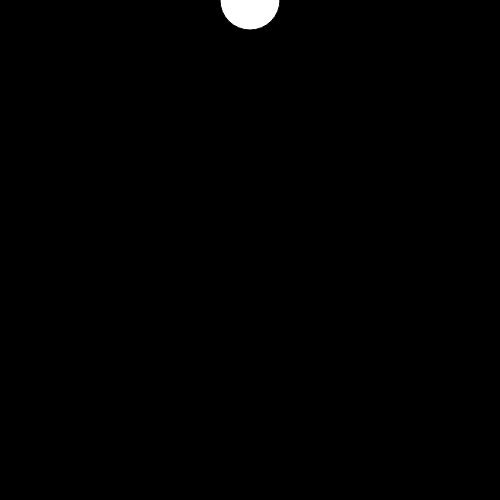
Frame 1 (no input)
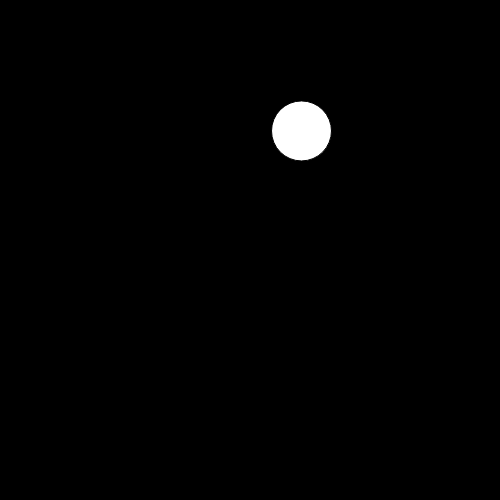
Frame 60 (no input)
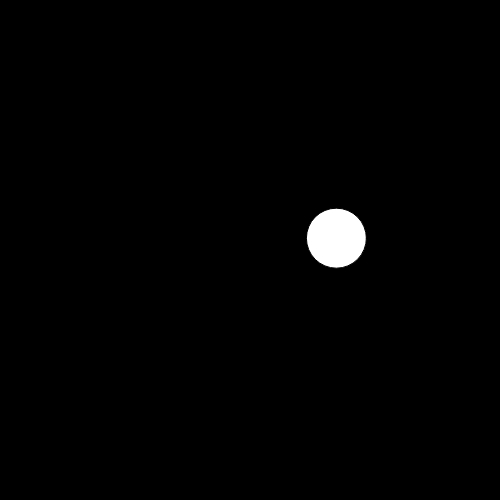
Frame 120 (the mouse pressed at the canvas centre since frame 60)

The p5.js sketch that drew these frames (run headless with seeded random() and noise() and a simulated clock; from frame 60 on, the mouse is pressed at the canvas centre):

// p5.js sketch
// ── sketch.js
var ball1;
var b1r = 30;
var vel, acc;

function setup() {
  createCanvas(500, 500);
  ball1 = createVector(250, 0);
  vel = createVector(0, 0);
  acc = createVector(0.4, 0.9);
}

function draw() {
  background(0);
  ellipse(ball1.x, ball1.y, b1r * 2, b1r * 2);

  vel.add(acc);
  ball1.add(vel);

  if (ball1.x >= width - b1r) {
    vel.x *= -0.9;
    ball1.x = width - b1r
  }

  if (ball1.x <= b1r) {
    vel.x *= -0.9;
    ball1.x = b1r
  }

  if (ball1.y >= height - b1r) {
    vel.y *= -0.9;
    ball1.y = height - b1r
  }

  if (ball1.y <= b1r) {
    vel.y *= -0.9;
    ball1.y = b1r
  }
}

function mouseDragged() {
  if (dist(mouseX, mouseY, ball1.x, ball1.y) <= b1r) {
    ball1.x = mouseX;
    ball1.y = mouseY;
  }
}
